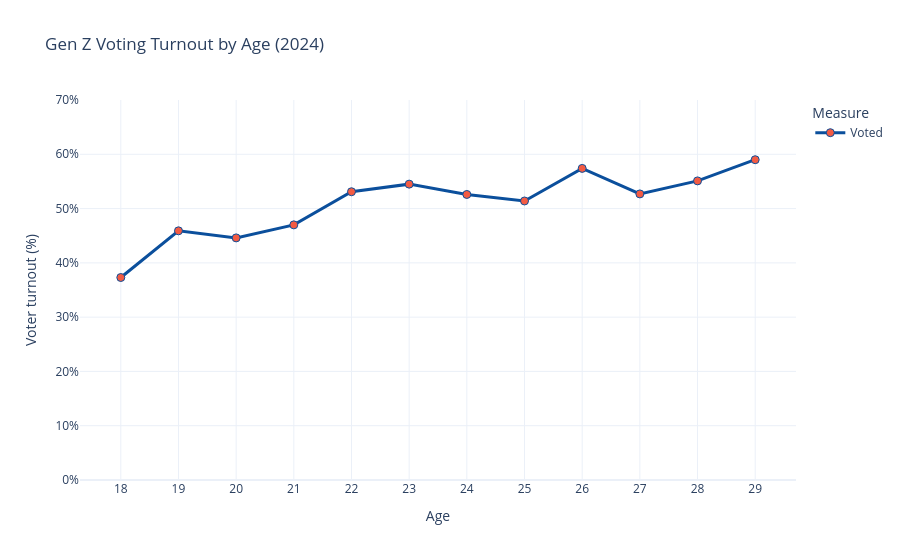

Notebook cell for this chart:
### Markdown cell above
### Visualization 1: Gen Z Voting Percent by Age

This bar chart answers Question 1. It shows which exact Gen Z ages had higher or lower voting percentages.

### Code cell
# This code creates a line chart showing how Gen Z voting turnout changes by exact age.
fig1 = px.line(
    gen_z_vote2024,
    x="Age_Number",
    y="Voted_Percent",
    color="Chart_Color",
    markers=True,
    title="Gen Z Voting Turnout by Age (2024)",
    labels={
        "Age_Number": "Age",
        "Voted_Percent": "Voter turnout (%)",
        "Chart_Color": "Measure"
    },
    color_discrete_map=COLOR_MAP
)

fig1.update_traces(
    line=dict(color=BLUE, width=3),
    marker=dict(color=Red, size=8, line=dict(color=BLUE, width=1)),
    text=gen_z_vote2024["Voted_Percent"],
    texttemplate="%{text:.1f}%",
    textposition="top center"
)

fig1.update_layout(
    xaxis=dict(dtick=1),
    yaxis=dict(ticksuffix="%", range=[0, 70]),
    showlegend=True
)
fig1.show()

### Figure 1 — Plotly figure (JSON) as saved in the notebook; plotly's stock layout.template omitted (floating-point values rounded to 4 significant figures)
{"data": [{"hovertemplate": "Measure=Voted<br>Age=%{x}<br>Voter turnout (%)=%{y}<extra></extra>", "legendgroup": "Voted", "line": {"color": "#0B4F9C", "dash": "solid", "width": 3}, "marker": {"color": "#F35B43", "line": {"color": "#0B4F9C", "width": 1}, "size": 8, "symbol": "circle"}, "mode": "lines+markers", "name": "Voted", "orientation": "v", "showlegend": true, "text": [37.3, 45.9, 44.6, 47.0, 53.1, 54.5, 52.6, 51.4, 57.4, 52.7, 55.1, 59.0], "textposition": "top center", "texttemplate": "%{text:.1f}%", "type": "scatter", "x": [18, 19, 20, 21, 22, 23, 24, 25, 26, 27, 28, 29], "xaxis": "x", "y": [37.3, 45.9, 44.6, 47.0, 53.1, 54.5, 52.6, 51.4, 57.4, 52.7, 55.1, 59.0], "yaxis": "y"}], "layout": {"legend": {"title": {"text": "Measure"}, "tracegroupgap": 0}, "showlegend": true, "title": {"text": "Gen Z Voting Turnout by Age (2024)"}, "xaxis": {"anchor": "y", "domain": [0, 1], "dtick": 1, "title": {"text": "Age"}}, "yaxis": {"anchor": "x", "domain": [0, 1], "range": [0, 70], "ticksuffix": "%", "title": {"text": "Voter turnout (%)"}}}}
